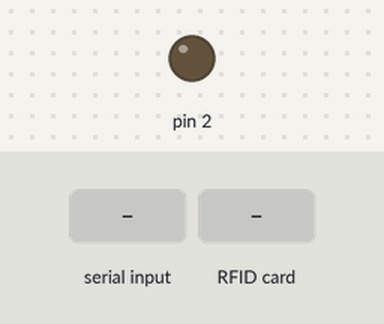
Simulated run of this sketch. Board: Arduino Uno, built with avr-gcc and run on an emulated ATmega328P. On the bench: output pins drawn as LEDs (lit = HIGH). The inputs (shaded band) are chosen by the test bench. Pins used as bus, display or sensor lines are not drawn; what the sketch prints to the serial monitor is not drawn.

Above: at 1.2 s.
1.3 s: "PASSED" received over Serial
At 1.5 s:
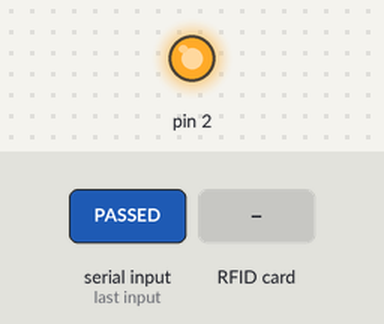
3.1 s: RFID card 5E 7A 19 C4 held to the reader
Timing chart, 0 to 6.1 s (numbered marks = the images above; inputs shaded):
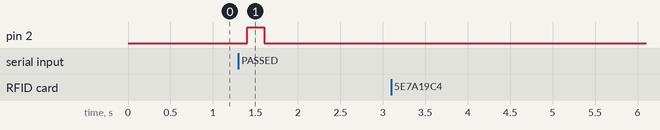

Measured:
- after the input at 1.3 s, pin 2: LOW → HIGH after 0.11 s, → LOW 0.20 s later
- after the input at 3.1 s, every drawn part: stays the same

The sketch:

ARDUINORFID.ino
```cpp
#include <SPI.h>
#include <MFRC522.h>

constexpr uint8_t RST_PIN = 9;     // Configurable, see typical pin layout above
constexpr uint8_t SS_PIN = 10;     // Configurable, see typical pin layout above

MFRC522 rfid(SS_PIN, RST_PIN); // Instance of the class

MFRC522::MIFARE_Key key;

// Init array that will store new NUID
byte nuidPICC[4];

void setup() {
  Serial.setTimeout(100);//for readstring
  Serial.begin(9600);

  SPI.begin(); // Init SPI bus
  rfid.PCD_Init(); // Init MFRC522
  pinMode(2,OUTPUT);
}

void loop() {
Serial.available() == 0;
String val = Serial.readString();

if (val== "PASSED")
{
  digitalWrite(2, HIGH);
  delay(200);
  digitalWrite(2, LOW);
   delay(200);
}

  if ( ! rfid.PICC_IsNewCardPresent())
    return;

  if ( ! rfid.PICC_ReadCardSerial())
    return;


    for (byte i = 0; i < 4; i++) {
      nuidPICC[i] = rfid.uid.uidByte[i];
    }

    printHex(rfid.uid.uidByte, rfid.uid.size);
    //Serial.println();

  rfid.PICC_HaltA();


}


/**
 * Helper routine to dump a byte array as hex values to Serial.
 */
void printHex(byte *buffer, byte bufferSize) {
  for (byte i = 0; i < bufferSize; i++) {
    Serial.print(buffer[i] < 0x10 ? "0" : "");
    Serial.print(buffer[i], HEX);
  }
}
```
